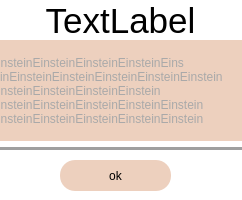
<?xml version="1.0" encoding="UTF-8"?>
<ui version="4.0">
 <class>gameOverDlg</class>
 <widget class="QDialog" name="gameOverDlg">
  <property name="geometry">
   <rect>
    <x>0</x>
    <y>0</y>
    <width>242</width>
    <height>200</height>
   </rect>
  </property>
  <property name="windowTitle">
   <string>Dialog</string>
  </property>
  <property name="styleSheet">
   <string notr="true">*
{
	font-family: &quot;consolas&quot;;
}

QPushButton
{
	border-radius: 15px;
	background-color: #edd0be;
}

QPushButton:hover
{
	background-color: #ffcea6;
}

#label
{
	font-size: 35px;
	color: black;
}

#gameOverDlg
{
	background-color: white;
}

#label_2
{
	color: darkgrey;
	background-color: #edd0be;
}</string>
  </property>
  <widget class="QLabel" name="label">
   <property name="geometry">
    <rect>
     <x>10</x>
     <y>0</y>
     <width>221</width>
     <height>41</height>
    </rect>
   </property>
   <property name="styleSheet">
    <string notr="true"/>
   </property>
   <property name="text">
    <string>TextLabel</string>
   </property>
   <property name="alignment">
    <set>Qt::AlignCenter</set>
   </property>
  </widget>
  <widget class="QPushButton" name="pushButton">
   <property name="geometry">
    <rect>
     <x>60</x>
     <y>160</y>
     <width>111</width>
     <height>31</height>
    </rect>
   </property>
   <property name="text">
    <string>ok</string>
   </property>
  </widget>
  <widget class="QLabel" name="label_2">
   <property name="geometry">
    <rect>
     <x>-10</x>
     <y>40</y>
     <width>271</width>
     <height>101</height>
    </rect>
   </property>
   <property name="text">
    <string>EinsteinEinsteinEinsteinEinsteinEins
teinEinsteinEinsteinEinsteinEinsteinEinstein
EinsteinEinsteinEinsteinEinstein
EinsteinEinsteinEinsteinEinsteinEinstein
EinsteinEinsteinEinsteinEinsteinEinstein</string>
   </property>
  </widget>
  <widget class="Line" name="line">
   <property name="geometry">
    <rect>
     <x>-20</x>
     <y>140</y>
     <width>291</width>
     <height>20</height>
    </rect>
   </property>
   <property name="lineWidth">
    <number>3</number>
   </property>
   <property name="orientation">
    <enum>Qt::Horizontal</enum>
   </property>
  </widget>
 </widget>
 <resources/>
 <connections/>
</ui>
